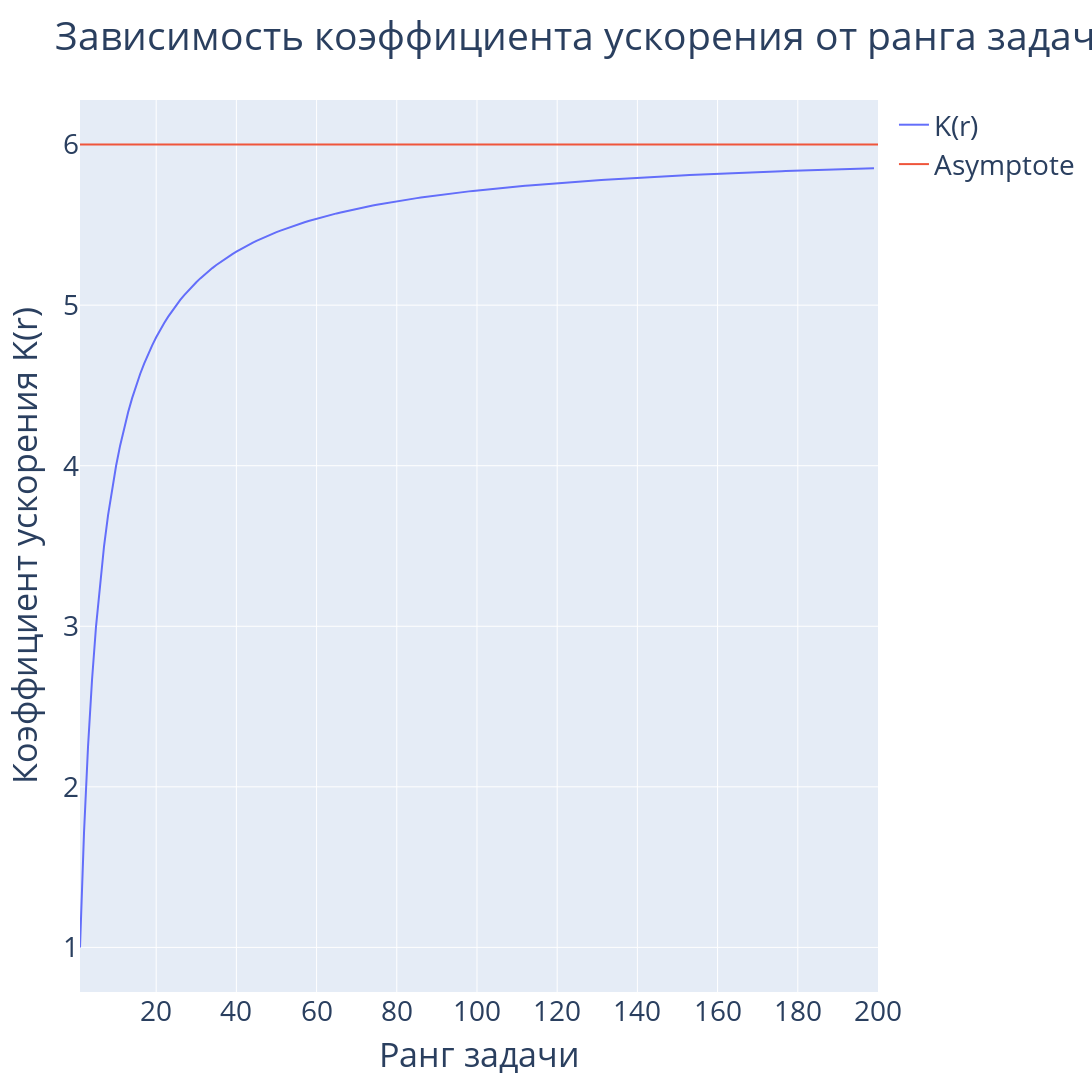

The notebook cell saved with this chart:
### Code cell
# Acceleration coefficient graphic (dependence on problem rank) with asymptote
stages_amount = 6
x_vector = []
y_vector = []
for i in range(1, 200):
    vector_1 = [random.randint(0, 63) for _ in range(i)]
    vector_2 = [random.randint(0, 63) for _ in range(i)]
    seq_pipeline = ArithmeticPipeline(vector_1, vector_2, 1, 6)
    par_pipeline = ArithmeticPipeline(vector_1, vector_2, 6, 6)
    while seq_pipeline.is_busy:
        seq_pipeline.tact()
    while par_pipeline.is_busy:
        par_pipeline.tact()
    x_vector.append(i)
    y_vector.append(round(seq_pipeline.status['tacts_done'] / 
                          par_pipeline.status['tacts_done'], 10))
fig = go.Figure()
fig.add_trace(
    go.Scatter(x=x_vector, y=y_vector, mode='lines',
               text=[f'r = {r}; K(r) = {y}' for r, y in enumerate(y_vector, 1)],
               textposition='bottom center', name='K(r)')
)
fig.add_trace(
    go.Scatter(x=[1, 200], y=[6, 6], mode='lines',
               name='Asymptote')
)
fig.update_layout(title_text='Зависимость коэффициента ускорения от ранга задачи',
                  font=dict(size=28), width=1920, height=1080)
fig.update_xaxes(title_text='Ранг задачи')
fig.update_yaxes(title_text='Коэффициент ускорения K(r)')
fig.show(autosize=True)

### Figure 1 — Plotly figure (JSON) as saved in the notebook; plotly's stock layout.template omitted (floating-point values rounded to 4 significant figures; data arrays with more than 128 entries replaced by an {"elided": "..."} marker saying what was removed)
{"data": [{"mode": "lines", "name": "K(r)", "text": {"elided": "199 str values"}, "textposition": "bottom center", "type": "scatter", "x": {"elided": "199 int values"}, "y": {"elided": "199 float values"}}, {"mode": "lines", "name": "Asymptote", "type": "scatter", "x": [1, 200], "y": [6, 6]}], "layout": {"font": {"size": 28}, "height": 1080, "title": {"text": "Зависимость коэффициента ускорения от ранга задачи"}, "width": 1920, "xaxis": {"title": {"text": "Ранг задачи"}}, "yaxis": {"title": {"text": "Коэффициент ускорения K(r)"}}}}
